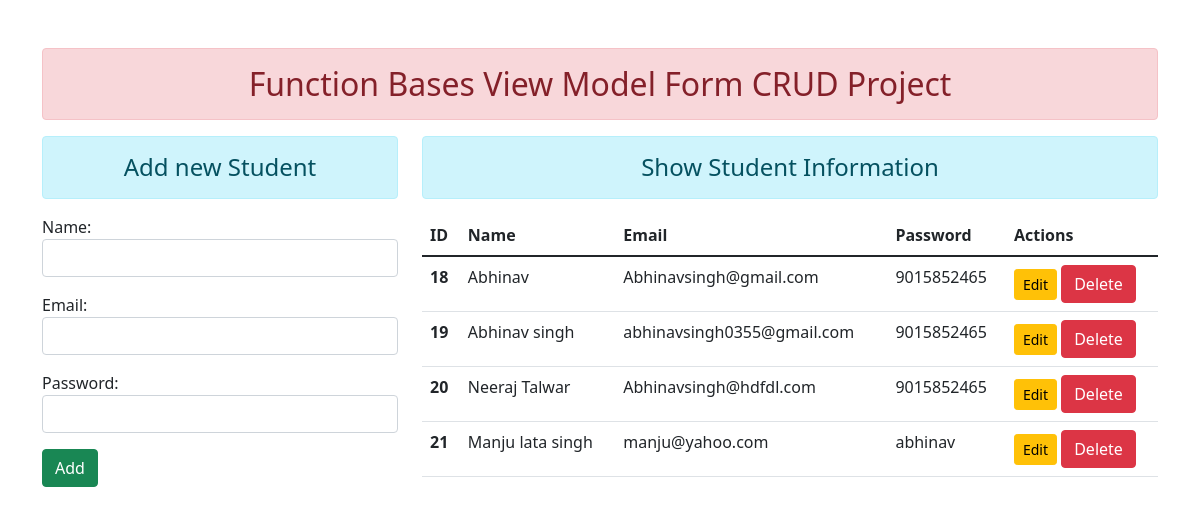
Before: / with the older database file.
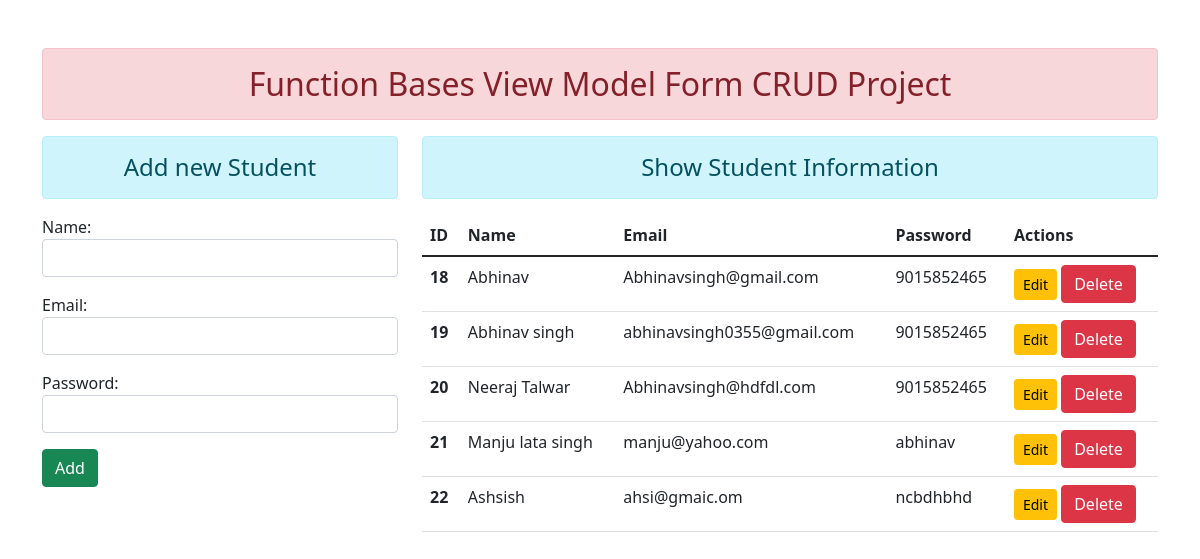
After: the same page with the newer database file.
### enroll/models.py (models this page shows)
class User(models.Model):
    name=models.CharField(max_length=100)
    email=models.EmailField(max_length=100)
    password=models.CharField(max_length=100)

### enroll/views.py (the view)
# urls.py: path('',views.add_show,name="addandshow"),
def add_show(request):
    if request.method == "POST":
        fm = StudentRegistration(request.POST)
        if fm.is_valid():
            nm=fm.cleaned_data['name']
            em=fm.cleaned_data['email']
            pw=fm.cleaned_data['password']
            reg=User(name=nm,email=em,password=pw)
            reg.save()
            fm=StudentRegistration()  # for show blank page
    else:
        fm = StudentRegistration()
    stud = User.objects.all()
    return render(request,'enroll/addandshow.html',{'form':fm , 'stu':stud})

### enroll/forms.py
class StudentRegistration(forms.ModelForm):
    class Meta:
        model=User
        fields=['name','email','password']
        widgets = {
            'name':forms.TextInput(attrs={'class':'form-control'}),
            'email':forms.EmailInput(attrs={'class':'form-control'}),
            'password':forms.PasswordInput(render_value=True, attrs={'class':'form-control'}),
        }

### enroll/templates/enroll/addandshow.html (shortened to what this page needs)
{% extends 'enroll/base.html' %}
{% block content %}
<div class="row">
    <div class="col-sm-4">
        <h4 class="text-center alert alert-info">Add new Student</h4>
        <form action="" method="POST">
        {{form.as_p}}
        <input type="submit" class="btn btn-success" value="Add">
        </form>
    </div>
    <div class="col-sm-8">
        <h4 class="text-center alert alert-info">Show Student Information</h4>
        {% if stu %}
        <table class="table table-hover">
            <thead>
                <tr>
                    <th scope="col">ID</th>
                    <th scope="col">Name</th>
                    <th scope="col">Email</th>
                    <th scope="col">Password</th>
                    <th scope="col">Actions</th>
                </tr>
            </thead>
            <tbody>
                {% for st in stu %}
                <tr>
                    <th scope="row">{{st.id}}</th>
                    <td>{{st.name}}</td>
                    <td>{{st.email}}</td>
                    <td>{{st.password}}</td>
                    <td>
                        <a href="{% url 'updatedata' st.id %}" class="btn btn-warning btn-sm">Edit</a>
                        <form action="{% url 'deletestudent' st.id %}" method="POST" class="d-inline"> {% csrf_token %}
                            <input type="submit" class="btn btn-danger" value="Delete" onclick="confirm('Do you really want to delete this data?')">
                        </form>
                    </td>
                </tr>
                {% endfor %}
            </tbody>
        </table>
        {% else %}
        <h4 class="text-center alert alert-danger">No Data Found</h4>
        {% endif %}
    </div>
</div>
{% endblock content %}

Changed rows visible on the page:
added User: id "22", name "Ashsish", email "ahsi@gmaic.om", password "ncbdhbhd"
